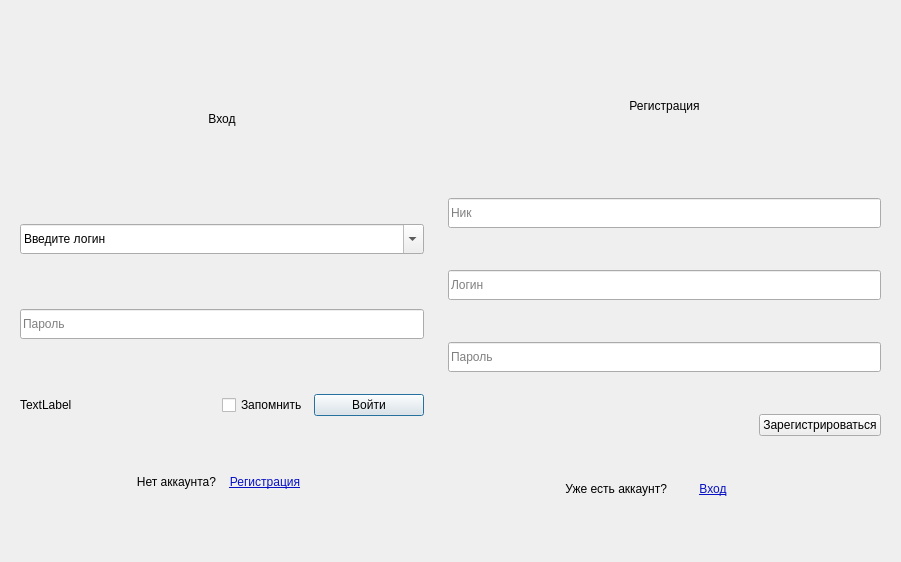
<?xml version="1.0" encoding="UTF-8"?>
<ui version="4.0">
 <class>initialization</class>
 <widget class="QDialog" name="initialization">
  <property name="geometry">
   <rect>
    <x>0</x>
    <y>0</y>
    <width>901</width>
    <height>562</height>
   </rect>
  </property>
  <layout class="QHBoxLayout" name="horizontalLayout">
   <item>
    <widget class="QWidget" name="sign_in_widget" native="true">
     <layout class="QGridLayout" name="gridLayout">
      <item row="3" column="0" colspan="2">
       <widget class="QLabel" name="error_label">
        <property name="text">
         <string>TextLabel</string>
        </property>
       </widget>
      </item>
      <item row="2" column="0" colspan="4">
       <widget class="QLineEdit" name="password_line">
        <property name="minimumSize">
         <size>
          <width>0</width>
          <height>30</height>
         </size>
        </property>
        <property name="placeholderText">
         <string>Пароль</string>
        </property>
       </widget>
      </item>
      <item row="4" column="3">
       <spacer name="horizontalSpacer">
        <property name="orientation">
         <enum>Qt::Horizontal</enum>
        </property>
        <property name="sizeHint" stdset="0">
         <size>
          <width>88</width>
          <height>20</height>
         </size>
        </property>
       </spacer>
      </item>
      <item row="0" column="0" colspan="4">
       <widget class="QLabel" name="label">
        <property name="maximumSize">
         <size>
          <width>16777215</width>
          <height>100</height>
         </size>
        </property>
        <property name="text">
         <string>Вход</string>
        </property>
        <property name="alignment">
         <set>Qt::AlignCenter</set>
        </property>
       </widget>
      </item>
      <item row="4" column="0">
       <spacer name="horizontalSpacer_2">
        <property name="orientation">
         <enum>Qt::Horizontal</enum>
        </property>
        <property name="sizeHint" stdset="0">
         <size>
          <width>88</width>
          <height>20</height>
         </size>
        </property>
       </spacer>
      </item>
      <item row="3" column="3">
       <widget class="QPushButton" name="pushButton">
        <property name="text">
         <string>Войти</string>
        </property>
       </widget>
      </item>
      <item row="4" column="1">
       <widget class="QLabel" name="label_2">
        <property name="text">
         <string>Нет аккаунта?</string>
        </property>
        <property name="alignment">
         <set>Qt::AlignRight|Qt::AlignTrailing|Qt::AlignVCenter</set>
        </property>
       </widget>
      </item>
      <item row="4" column="2">
       <widget class="QPushButton" name="reg_button">
        <property name="cursor">
         <cursorShape>PointingHandCursor</cursorShape>
        </property>
        <property name="styleSheet">
         <string notr="true">color: rgb(8, 17, 197);
text-decoration: underline;
font: 8pt &quot;MS Shell Dlg 2&quot;;</string>
        </property>
        <property name="text">
         <string>Регистрация</string>
        </property>
        <property name="flat">
         <bool>true</bool>
        </property>
       </widget>
      </item>
      <item row="3" column="2">
       <widget class="QCheckBox" name="remember_button">
        <property name="text">
         <string>Запомнить</string>
        </property>
       </widget>
      </item>
      <item row="1" column="0" colspan="4">
       <widget class="QComboBox" name="login_box">
        <property name="sizePolicy">
         <sizepolicy hsizetype="Preferred" vsizetype="Maximum">
          <horstretch>0</horstretch>
          <verstretch>0</verstretch>
         </sizepolicy>
        </property>
        <property name="minimumSize">
         <size>
          <width>0</width>
          <height>30</height>
         </size>
        </property>
        <property name="editable">
         <bool>true</bool>
        </property>
        <property name="currentText">
         <string>Введите логин</string>
        </property>
        <property name="frame">
         <bool>true</bool>
        </property>
        <item>
         <property name="text">
          <string>Введите логин</string>
         </property>
        </item>
       </widget>
      </item>
     </layout>
    </widget>
   </item>
   <item>
    <widget class="QWidget" name="sign_up_widget" native="true">
     <property name="enabled">
      <bool>true</bool>
     </property>
     <layout class="QGridLayout" name="gridLayout_4">
      <item row="5" column="0">
       <spacer name="horizontalSpacer_3">
        <property name="orientation">
         <enum>Qt::Horizontal</enum>
        </property>
        <property name="sizeHint" stdset="0">
         <size>
          <width>111</width>
          <height>20</height>
         </size>
        </property>
       </spacer>
      </item>
      <item row="3" column="0" colspan="4">
       <widget class="QLineEdit" name="password_line_3">
        <property name="minimumSize">
         <size>
          <width>0</width>
          <height>30</height>
         </size>
        </property>
        <property name="placeholderText">
         <string>Пароль</string>
        </property>
       </widget>
      </item>
      <item row="5" column="1">
       <widget class="QLabel" name="label_4">
        <property name="text">
         <string>Уже есть аккаунт?</string>
        </property>
        <property name="alignment">
         <set>Qt::AlignRight|Qt::AlignTrailing|Qt::AlignVCenter</set>
        </property>
       </widget>
      </item>
      <item row="0" column="0" colspan="4">
       <widget class="QLabel" name="label_3">
        <property name="maximumSize">
         <size>
          <width>16777215</width>
          <height>100</height>
         </size>
        </property>
        <property name="text">
         <string>Регистрация</string>
        </property>
        <property name="alignment">
         <set>Qt::AlignCenter</set>
        </property>
       </widget>
      </item>
      <item row="1" column="0" colspan="4">
       <widget class="QLineEdit" name="nickname_line">
        <property name="minimumSize">
         <size>
          <width>0</width>
          <height>30</height>
         </size>
        </property>
        <property name="inputMask">
         <string/>
        </property>
        <property name="placeholderText">
         <string>Ник</string>
        </property>
       </widget>
      </item>
      <item row="5" column="2">
       <widget class="QPushButton" name="log_button">
        <property name="cursor">
         <cursorShape>PointingHandCursor</cursorShape>
        </property>
        <property name="styleSheet">
         <string notr="true">color: rgb(8, 17, 197);
text-decoration: underline;
font: 8pt &quot;MS Shell Dlg 2&quot;;</string>
        </property>
        <property name="text">
         <string>Вход</string>
        </property>
        <property name="flat">
         <bool>true</bool>
        </property>
       </widget>
      </item>
      <item row="4" column="3">
       <widget class="QPushButton" name="pushButton_2">
        <property name="text">
         <string>Зарегистрироваться</string>
        </property>
       </widget>
      </item>
      <item row="5" column="3">
       <spacer name="horizontalSpacer_4">
        <property name="orientation">
         <enum>Qt::Horizontal</enum>
        </property>
        <property name="sizeHint" stdset="0">
         <size>
          <width>111</width>
          <height>20</height>
         </size>
        </property>
       </spacer>
      </item>
      <item row="2" column="0" colspan="4">
       <widget class="QLineEdit" name="login_line">
        <property name="minimumSize">
         <size>
          <width>0</width>
          <height>30</height>
         </size>
        </property>
        <property name="placeholderText">
         <string>Логин</string>
        </property>
       </widget>
      </item>
     </layout>
    </widget>
   </item>
  </layout>
 </widget>
 <resources/>
 <connections/>
</ui>
